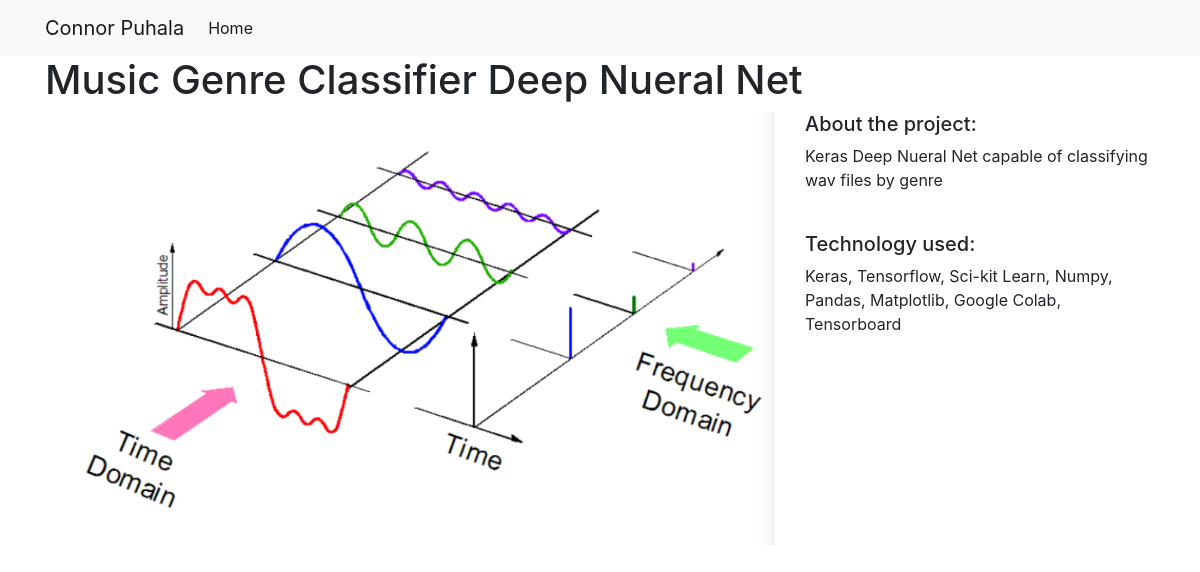
Before: /projects/6/ with the older database file.
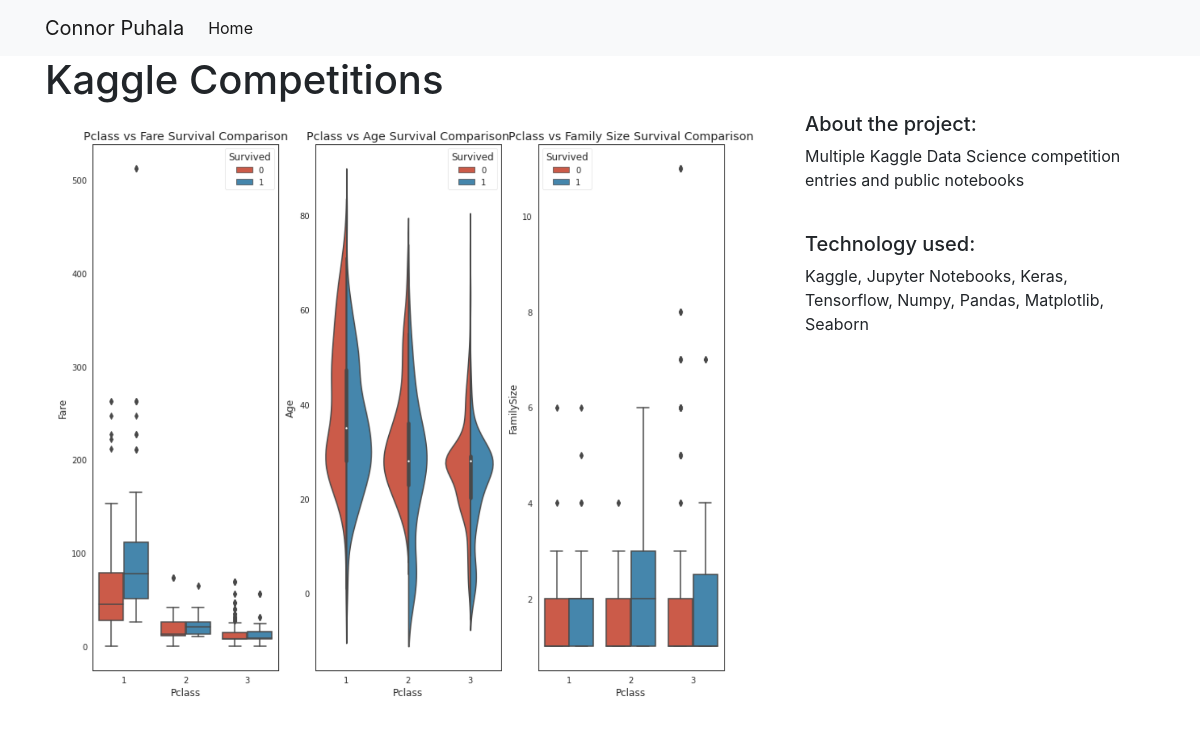
After: the same page with the newer database file.
### projects/models.py (models this page shows)
class Project(models.Model):
    title = models.CharField(max_length=100)
    description = models.TextField()
    technology = models.CharField(max_length=20)
    image = models.FilePathField(path="/img")

### projects/views.py (the view)
# urls.py: path("<int:pk>/", views.project_detail, name="project_detail"),
def project_detail(request, pk):
    project = Project.objects.get(pk=pk)
    context = {
        'project': project
    }
    return render(request, 'project_detail.html', context)

### projects/templates/project_detail.html
{% extends "base.html" %}
{% load static %}
{% block page_content %}
<h1>{{ project.title }}</h1>
<div class="row">
    <div class="col-md-8">
        <img src="{% static project.image %}" alt="" width="100%">
    </div>
    <div class="col-md-4">
        <h5>About the project:</h5>
        <p>{{ project.description }}</p>
        <br>
        <h5>Technology used:</h5>
        <p>{{ project.technology }}</p>
    </div>
</div>
{% endblock %}

### personal_portfolio/templates/base.html (shortened to what this page needs)
<link rel="stylesheet" href="https://stackpath.bootstrapcdn.com/bootstrap/4.1.3/css/bootstrap.min.css">
<nav class="navbar navbar-expand-lg navbar-light bg-light">
    <div class="container">
        <a class="navbar-brand" href="{% url 'project_index' %}">Connor Puhala</a>
        <div class="collapse navbar-collapse" id="navbarSupportedContent">
          <ul class="navbar-nav mr-auto">
            <li class="nav-item active">
              <a class="nav-link" href="{% url 'project_index' %}">Home</a>
            </li>
          </ul>
        </div>
    </div>
</nav>
<div class="container">
    {% block page_content %}{% endblock %}
</div>

Changed rows visible on the page:
changed Project: title "Music Genre Classifier Deep Nueral Net" → "Kaggle Competitions"; image: a different picture; description "Keras Deep Nueral Net capable of classifying wav files by genre" → "Multiple Kaggle Data Science competition entries and public notebooks"; technology "Keras, Tensorflow, Sci-kit Learn, Numpy, Pandas, Matplotlib, Google Colab, Tensorboard" → "Kaggle, Jupyter Notebooks, Keras, Tensorflow, Numpy, Pandas, Matplotlib, Seaborn"
